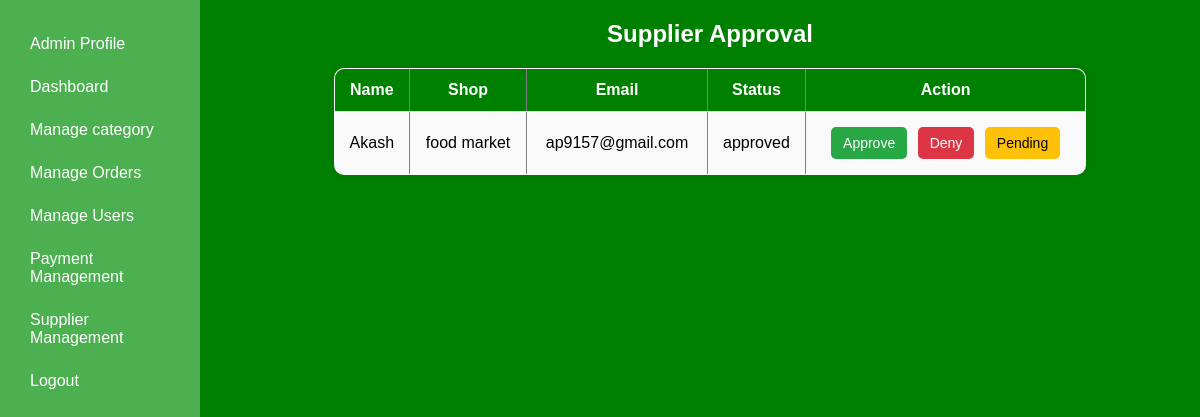
Screenshot of /grocery_website/admin/supplier-manage.php (signed in) with the database file from the repository.
### tables this page shows
CREATE TABLE IF NOT EXISTS `suppliers` (
  `id` int NOT NULL AUTO_INCREMENT,
  `firstname` varchar(50) NOT NULL,
  `shop` varchar(50) NOT NULL,
  `email` varchar(100) NOT NULL,
  `mobile` varchar(15) NOT NULL,
  `address` text NOT NULL,
  `image` varchar(255) NOT NULL,
  `password` varchar(255) NOT NULL,
  `status` enum('pending','approved','denied') DEFAULT 'pending',
  `created_at` timestamp NULL DEFAULT CURRENT_TIMESTAMP,
  PRIMARY KEY (`id`),
  UNIQUE KEY `email` (`email`)
);

### grocery_website/admin/supplier-manage.php (the view, shortened to what this page needs)
<?php
include "../config.php";
include 'sidebar.php';
$suppliers = mysqli_query($conn, "SELECT * FROM suppliers");
?>
<!DOCTYPE html>
<html lang="en">
<head>
</head>
<body>
    <div class="main-content">
        <h2>Supplier Approval</h2>
        <table border="1">
            <tr>
                <th>Name</th>
                <th>Shop</th>
                <th>Email</th>
                <th>Status</th>
                <th>Action</th>
            </tr>
            <?php while ($row = mysqli_fetch_assoc($suppliers)) { ?>
                <tr>
                    <td><?= $row['firstname'] ?></td>
                    <td><?= $row['shop'] ?></td>
                    <td><?= $row['email'] ?></td>
                    <td><?= $row['status'] ?></td>
                    <td>
                        <form method="POST">
                            <button type="submit" name="approve">Approve</button>
                            <button type="submit" name="deny">Deny</button>
                            <button type="submit" name="pending">Pending</button>
                        </form>
                    </td>
                </tr>
            <?php } ?>
        </table>
    </div>
</body>
</html>

### grocery_website/admin/sidebar.php (style rules this page uses)
* { margin: 0; padding: 0; box-sizing: border-box; font-family: Arial, sans-serif; }
body { display: flex; min-height: 100vh; background: #f4f4f4; }
.main-content { margin-left: 220px; padding: 20px; flex: 1; transition: margin-left 0.3s ease; width: calc(100% - 220px); }

### grocery_website/admin/supplier-manage.php (style rules this page uses)
* { margin: 0; padding: 0; box-sizing: border-box; font-family: Arial, sans-serif; }
body { display: flex; min-height: 100vh; background: green; }
.main-content { margin-left: 220px; padding: 20px; flex: 1; display: flex; flex-direction: column; align-items: center; }
h2 { color: white; margin-bottom: 20px; }
table { width: 80%; border-collapse: collapse; background: white; box-shadow: 0 0 10px rgba(0, 0, 0, 0.1); border-radius: 10px; overflow: hidden; }
th, td { padding: 12px; text-align: center; border-bottom: 1px solid #ddd; }
th { background-color: green; color: white; font-size: 16px; }
tr:nth-child(even) { background-color: #f9f9f9; }
button { padding: 8px 12px; margin: 3px; border: none; border-radius: 5px; font-size: 14px; cursor: pointer; }
button[name="approve"] { background-color: #28a745; color: white; }
button[name="deny"] { background-color: #dc3545; color: white; }
button[name="pending"] { background-color: #ffc107; color: black; }

### rows the page displays
suppliers: firstname "Akash", shop "food market", email "ap9157@gmail.com", status "approved"
